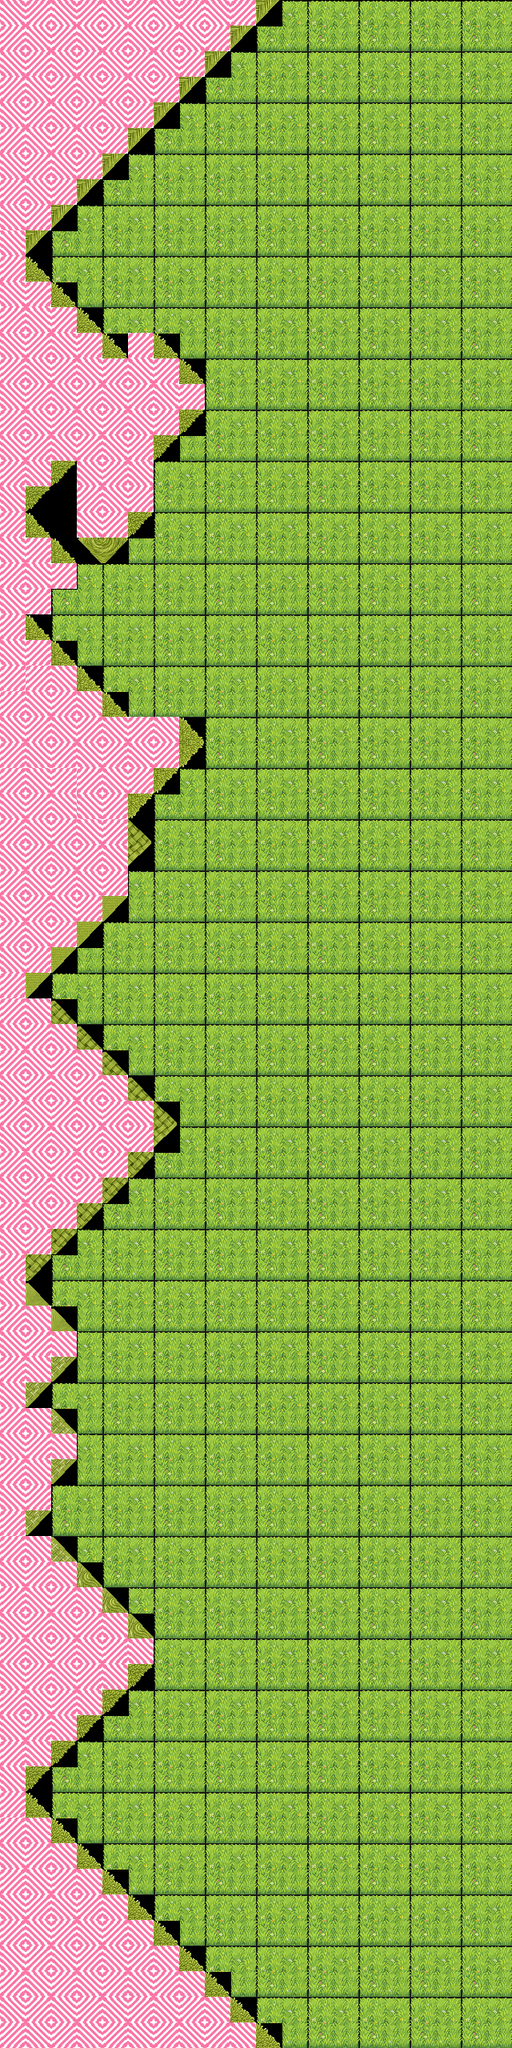

Rendered tile map (Tiled .tmx) drawn with the repository's tilesets; below, a short description and the full map source, tile grids included:
An orthogonal 20x80 tile map with 32x32 px tiles, 1 tile layer (Tile Layer 1), 3 tilesets.

<map version="1.10" tiledversion="1.12.2" orientation="orthogonal" renderorder="right-down" width="20" height="80" tilewidth="32" tileheight="32" infinite="0" nextlayerid="2" nextobjectid="1">
 <tileset firstgid="1" source="pinkpinkpink.tsx" />
 <tileset firstgid="2" source="tiles2_2.tsx" />
 <tileset firstgid="66" source="tilesGreen.tsx" />
 <layer id="1" name="Tile Layer 1" width="20" height="80">
  <data encoding="csv">
1073741825,3221225473,1073741825,3221225473,1073741825,3221225473,1073741825,3221225473,1073741825,3221225473,3221225492,67,66,67,66,67,66,67,66,67,
1,2147483649,1,2147483649,1,2147483649,1,2147483649,1,3221225492,74,75,74,75,74,75,74,75,74,75,
2147483649,1,2147483649,1,2147483649,1,2147483649,1,3221225492,67,66,67,66,67,66,67,66,67,66,67,
1,2147483649,1,2147483649,1,2147483649,1,3221225492,74,75,74,75,74,75,74,75,74,75,74,75,
2147483649,1,2147483649,1,2147483649,1,3221225492,67,66,67,66,67,66,67,66,67,66,67,66,67,
1,2147483649,1,2147483649,1,3221225492,74,75,74,75,74,75,74,75,74,75,74,75,74,75,
2147483649,1,2147483649,1,3221225492,67,66,67,66,67,66,67,66,67,66,67,66,67,66,67,
1,2147483649,1,3221225492,74,75,74,75,74,75,74,75,74,75,74,75,74,75,74,75,
2147483649,1,3221225492,67,66,67,66,67,66,67,66,67,66,67,66,67,66,67,66,67,
2147483649,3221225492,74,75,74,75,74,75,74,75,74,75,74,75,74,75,74,75,74,75,
1,3,66,67,66,67,66,67,66,67,66,67,66,67,66,67,66,67,66,67,
2684354561,1,3,75,74,75,74,75,74,75,74,75,74,75,74,75,74,75,74,75,
536870913,2684354561,1,3,66,67,66,67,66,67,66,67,66,67,66,67,66,67,66,67,
2684354561,536870913,2684354561,1,3,536870913,3,75,74,75,74,75,74,75,74,75,74,75,74,75,
536870913,2684354561,536870913,2684354561,1,2684354561,536870913,3,66,67,66,67,66,67,66,67,66,67,66,67,
2684354561,536870913,2684354561,536870913,2684354561,536870913,2684354561,536870913,74,75,74,75,74,75,74,75,74,75,74,75,
536870913,2684354561,536870913,2684354561,536870913,2684354561,536870913,11,66,67,66,67,66,67,66,67,66,67,66,67,
2684354561,536870913,2684354561,536870913,2684354561,536870913,11,75,74,75,74,75,74,75,74,75,74,75,74,75,
536870913,2684354561,11,2684354561,536870913,2684354561,66,67,66,67,66,67,66,67,66,67,66,67,66,67,
2684354561,11,0,536870913,2684354561,536870913,74,75,74,75,74,75,74,75,74,75,74,75,74,75,
536870913,2147483650,0,2684354561,536870913,11,66,67,66,67,66,67,66,67,66,67,66,67,66,67,
2684354561,536870913,2147483650,44,45,75,74,75,74,75,74,75,74,75,74,75,74,75,74,75,
536870913,2684354561,536870913,67,66,67,66,67,66,67,66,67,66,67,66,67,66,67,66,67,
2684354561,536870913,74,75,74,75,74,75,74,75,74,75,74,75,74,75,74,75,74,75,
536870913,2147483650,66,67,66,67,66,67,66,67,66,67,66,67,66,67,66,67,66,67,
2684354561,536870913,2147483650,75,74,75,74,75,74,75,74,75,74,75,74,75,74,75,74,75,
536870913,536870913,2684354561,2147483650,66,67,66,67,66,67,66,67,66,67,66,67,66,67,66,67,
536870913,2684354561,536870913,2684354561,2147483650,75,74,75,74,75,74,75,74,75,74,75,74,75,74,75,
2684354561,536870913,2684354561,536870913,2684354561,536870913,2684354561,2147483650,66,67,66,67,66,67,66,67,66,67,66,67,
536870913,2684354561,536870913,2684354561,536870913,2684354561,536870913,3221225474,74,75,74,75,74,75,74,75,74,75,74,75,
536870913,2684354561,536870913,536870913,2684354561,536870913,3221225474,67,66,67,66,67,66,67,66,67,66,67,66,67,
2684354561,536870913,2684354561,2684354561,536870913,3221225474,74,75,74,75,74,75,74,75,74,75,74,75,74,75,
536870913,2684354561,536870913,2684354561,536870913,3758096425,66,67,66,67,66,67,66,67,66,67,66,67,66,67,
2684354561,536870913,2684354561,536870913,2684354561,3758096424,74,75,74,75,74,75,74,75,74,75,74,75,74,75,
536870913,2684354561,536870913,2684354561,536870913,67,66,67,66,67,66,67,66,67,66,67,66,67,66,67,
2684354561,536870913,2684354561,536870913,27,75,74,75,74,75,74,75,74,75,74,75,74,75,74,75,
536870913,2684354561,536870913,27,66,67,66,67,66,67,66,67,66,67,66,67,66,67,66,67,
2684354561,536870913,27,75,74,75,74,75,74,75,74,75,74,75,74,75,74,75,74,75,
536870913,27,66,67,66,67,66,67,66,67,66,67,66,67,66,67,66,67,66,67,
536870913,2684354561,41,75,74,75,74,75,74,75,74,75,74,75,74,75,74,75,74,75,
2684354561,536870913,2684354561,41,66,67,66,67,66,67,66,67,66,67,66,67,66,67,66,67,
536870913,2684354561,536870913,2684354561,41,75,74,75,74,75,74,75,74,75,74,75,74,75,74,75,
2684354561,536870913,2684354561,536870913,2684354561,41,66,67,66,67,66,67,66,67,66,67,66,67,66,67,
536870913,2684354561,536870913,2684354561,536870913,2684354561,3758096425,75,74,75,74,75,74,75,74,75,74,75,74,75,
2684354561,536870913,2684354561,536870913,2684354561,536870913,3758096424,67,66,67,66,67,66,67,66,67,66,67,66,67,
536870913,2684354561,536870913,2684354561,536870913,49,74,75,74,75,74,75,74,75,74,75,74,75,74,75,
2684354561,536870913,2684354561,536870913,49,67,66,67,66,67,66,67,66,67,66,67,66,67,66,67,
536870913,2684354561,536870913,49,74,75,74,75,74,75,74,75,74,75,74,75,74,75,74,75,
2684354561,536870913,49,67,66,67,66,67,66,67,66,67,66,67,66,67,66,67,66,67,
536870913,49,74,75,74,75,74,75,74,75,74,75,74,75,74,75,74,75,74,75,
2684354561,55,66,67,66,67,66,67,66,67,66,67,66,67,66,67,66,67,66,67,
536870913,2684354561,55,75,74,75,74,75,74,75,74,75,74,75,74,75,74,75,74,75,
2684354561,536870913,2684354561,67,66,67,66,67,66,67,66,67,66,67,66,67,66,67,66,67,
536870913,2684354561,13,75,74,75,74,75,74,75,74,75,74,75,74,75,74,75,74,75,
2684354561,13,66,67,66,67,66,67,66,67,66,67,66,67,66,67,66,67,66,67,
536870913,2684354561,5,75,74,75,74,75,74,75,74,75,74,75,74,75,74,75,74,75,
2684354561,536870913,2684354561,67,66,67,66,67,66,67,66,67,66,67,66,67,66,67,66,67,
536870913,2684354561,13,75,74,75,74,75,74,75,74,75,74,75,74,75,74,75,74,75,
2684354561,536870913,66,67,66,67,66,67,66,67,66,67,66,67,66,67,66,67,66,67,
536870913,13,74,75,74,75,74,75,74,75,74,75,74,75,74,75,74,75,74,75,
536870913,2684354561,5,67,66,67,66,67,66,67,66,67,66,67,66,67,66,67,66,67,
2684354561,536870913,2684354561,7,74,75,74,75,74,75,74,75,74,75,74,75,74,75,74,75,
536870913,2684354561,536870913,2684354561,7,67,66,67,66,67,66,67,66,67,66,67,66,67,66,67,
2684354561,536870913,2684354561,536870913,2684354561,7,74,75,74,75,74,75,74,75,74,75,74,75,74,75,
536870913,2684354561,536870913,2684354561,536870913,2684354561,66,67,66,67,66,67,66,67,66,67,66,67,66,67,
2684354561,536870913,2684354561,536870913,2684354561,11,74,75,74,75,74,75,74,75,74,75,74,75,74,75,
536870913,2684354561,536870913,2684354561,11,67,66,67,66,67,66,67,66,67,66,67,66,67,66,67,
2684354561,536870913,2684354561,11,74,75,74,75,74,75,74,75,74,75,74,75,74,75,74,75,
536870913,2684354561,11,67,66,67,66,67,66,67,66,67,66,67,66,67,66,67,66,67,
2684354561,11,74,75,74,75,74,75,74,75,74,75,74,75,74,75,74,75,74,75,
536870913,3,66,67,66,67,66,67,66,67,66,67,66,67,66,67,66,67,66,67,
536870913,2684354561,3,75,74,75,74,75,74,75,74,75,74,75,74,75,74,75,74,75,
2684354561,536870913,2684354561,3,66,67,66,67,66,67,66,67,66,67,66,67,66,67,66,67,
536870913,2684354561,536870913,2684354561,3,75,74,75,74,75,74,75,74,75,74,75,74,75,74,75,
2684354561,536870913,2684354561,536870913,2684354561,3,66,67,66,67,66,67,66,67,66,67,66,67,66,67,
536870913,2684354561,536870913,2684354561,536870913,2684354561,3,75,74,75,74,75,74,75,74,75,74,75,74,75,
2684354561,536870913,2684354561,536870913,2684354561,536870913,2684354561,3,66,67,66,67,66,67,66,67,66,67,66,67,
536870913,2684354561,536870913,2684354561,536870913,2684354561,536870913,2684354561,3,75,74,75,74,75,74,75,74,75,74,75,
2684354561,536870913,2684354561,536870913,2684354561,536870913,2684354561,536870913,2684354561,3,66,67,66,67,66,67,66,67,66,67,
536870913,2684354561,536870913,2684354561,536870913,2684354561,536870913,2684354561,536870913,2684354561,3,75,74,75,74,75,74,75,74,75
</data>
 </layer>
</map>
